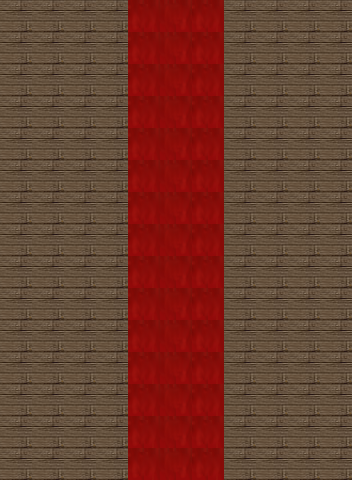

Tiled map render using the project's own tile images. Description and the map definition, with tile-layer contents summarised, below:
An orthogonal 11x15 tile map with 32x32 px tiles, 2 tile layers (background, collision) and 6 objects (6x portal).

<map version="1.0" orientation="orthogonal" width="11" height="15" tilewidth="32" tileheight="32">
 <properties>
  <property name="music" value="spire" />
  <property name="name" value="Backstage" />
 </properties>
 <tileset firstgid="1" name="tiles_sheet" tilewidth="32" tileheight="32">
  <image source="tiles_sheet.png" width="960" height="960" />
 </tileset>
 <layer name="background" width="11" height="15">
  <data>[165 cells, 165 non-empty, 3 distinct tile ids]</data>
 </layer>
 <layer name="collision" width="11" height="15">
  <data>[165 cells, 0 non-empty, 0 distinct tile ids]</data>
 </layer>
 <objectgroup name="portal" width="11" height="15">
   <object name="0" type="portal" x="160" y="0" width="32" height="32">
   <properties>
    <property name="toPortal" value="0" />
    <property name="toZone" value="29" />
   </properties>
  </object>
  <object name="1" type="portal" x="160" y="448" width="32" height="32">
   <properties>
    <property name="toPortal" value="0" />
    <property name="toZone" value="26" />
   </properties>
  </object>
  <object name="1" type="portal" x="192" y="448" width="32" height="32">
   <properties>
    <property name="toPortal" value="0" />
    <property name="toZone" value="26" />
   </properties>
  </object>
  <object name="1" type="portal" x="128" y="448" width="32" height="32">
   <properties>
    <property name="toPortal" value="0" />
    <property name="toZone" value="26" />
   </properties>
  </object>
  <object name="0" type="portal" x="128" y="0" width="32" height="32">
   <properties>
    <property name="toPortal" value="0" />
    <property name="toZone" value="29" />
   </properties>
  </object>
  <object name="0" type="portal" x="192" y="0" width="32" height="32">
   <properties>
    <property name="toPortal" value="0" />
    <property name="toZone" value="29" />
   </properties>
  </object>
 </objectgroup>
 <objectgroup name="npcs" width="11" height="15" />
 <objectgroup name="monsters" width="11" height="15" />
</map>
